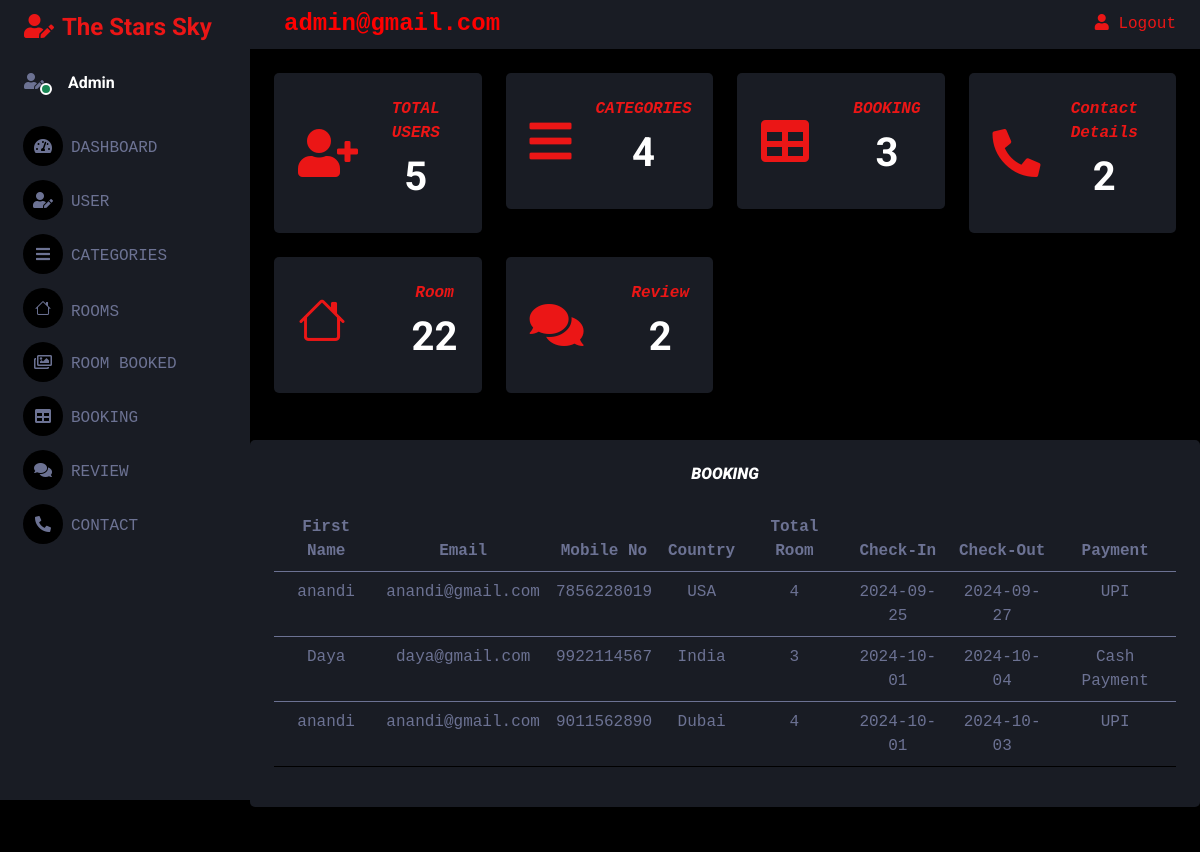
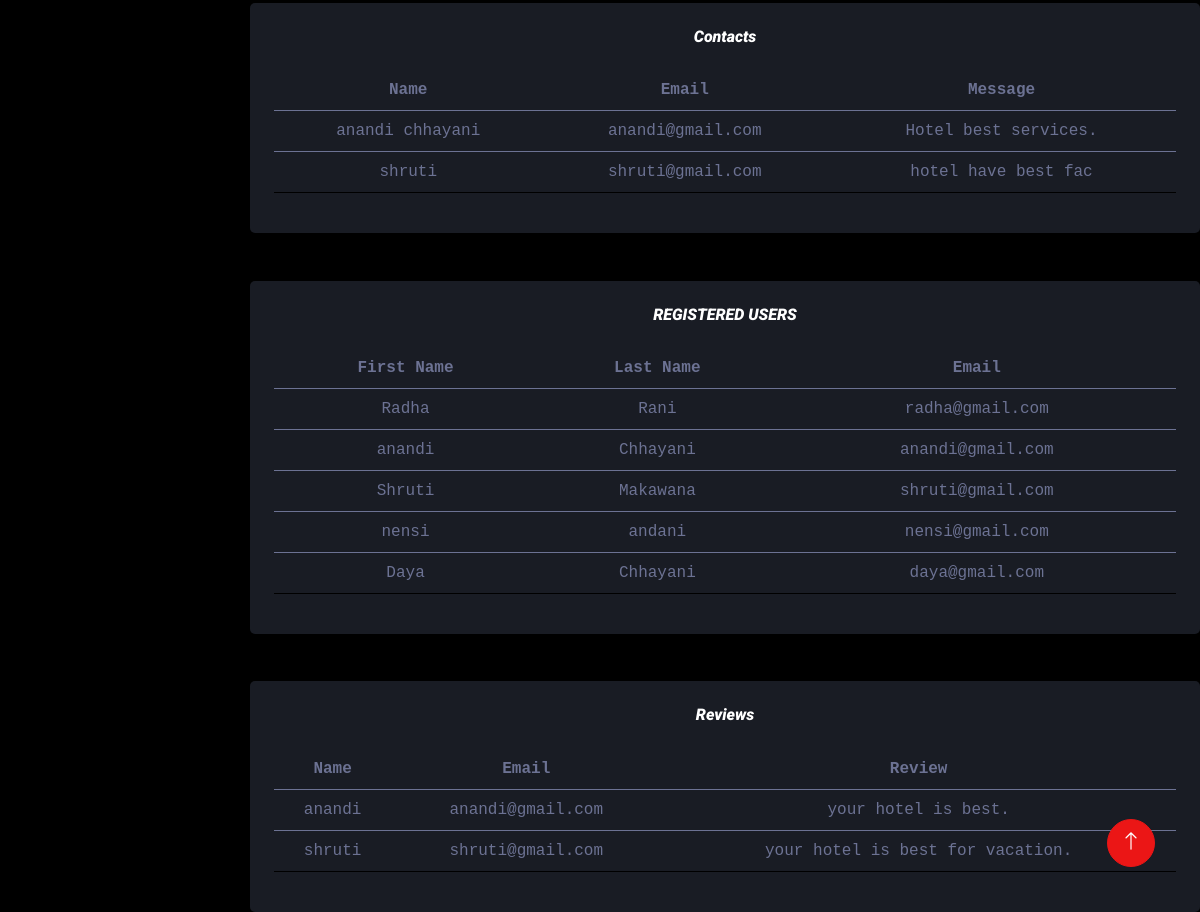
The app's page /admin/index.php with its own data (2 pictures, top to bottom).
### tables this page shows
CREATE TABLE `booking` (
  `id` int(200) NOT NULL,
  `firstname` text NOT NULL,
  `email` varchar(255) NOT NULL,
  `mobileno` varchar(255) NOT NULL,
  `country` text NOT NULL,
  `total_room` int(150) NOT NULL,
  `checkin` date NOT NULL,
  `checkout` date NOT NULL,
  `total_price` int(200) NOT NULL,
  `payment` varchar(200) NOT NULL
);

CREATE TABLE `contact` (
  `id` int(11) NOT NULL,
  `name` text NOT NULL,
  `email` varchar(20) NOT NULL,
  `message` varchar(20) NOT NULL
);

CREATE TABLE `registration` (
  `id` int(100) NOT NULL,
  `firstname` text NOT NULL,
  `lastname` text NOT NULL,
  `email` varchar(50) NOT NULL,
  `password` varchar(30) NOT NULL
);

CREATE TABLE `review` (
  `id` int(100) NOT NULL,
  `name` varchar(100) NOT NULL,
  `email` varchar(100) NOT NULL,
  `review` varchar(100) NOT NULL,
  `date` timestamp NOT NULL DEFAULT current_timestamp() ON UPDATE current_timestamp()
);

### admin/index.php (the view, shortened to what this page needs)
<?php
include 'header.php';
include 'connection.php';
include 'sidebar.php';
include 'navigation.php';
?>
<body style="font-family: courier new">
   <div class="container-fluid pt-4 px-4">
      <div class="row g-4" style="text-align: center">
         <div class="col-sm-6 col-xl-3">
            <a href="registered.php">
               <div class="bg-secondary rounded d-flex align-items-center justify-content-between p-4">
                  <i class="fa fa-user-plus fa-3x text-primary"></i>
                  <div class="ms-3">
                     <p class="mb-2"><b><i>TOTAL USERS</i></b></p>
                     <?php
                     $sql = "SELECT * FROM registration";
                     if ($result = mysqli_query($con, $sql)) {
                        $rowcount = mysqli_num_rows($result);
                        echo '<h1>' . $rowcount . '</h1>';
                     }
                     ?>
                  </div>
               </div>
            </a>
         </div>
         <div class="col-sm-6 col-xl-3">
            <a href="category.php">
               <div class="bg-secondary rounded d-flex align-items-center justify-content-between p-4">
                  <i class="fa fa-bars me-2 fa-3x text-primary "></i>
                  <div class="ms-3">
                     <p class="mb-2"><b><i>CATEGORIES</i></b></p>
                     <?php
                     $sql = "SELECT * FROM categories";
                     if ($result = mysqli_query($con, $sql)) {
                        $rowcount = mysqli_num_rows($result);
                        echo '<h1>' . $rowcount . '</h1>';
                     }
                     ?>
                  </div>
               </div>
            </a>
         </div>
         <div class="col-sm-6 col-xl-3">
            <a href="booking.php">
               <div class="bg-secondary rounded d-flex align-items-center justify-content-between p-4">
                  <i class="fa fa-table fa-3x text-primary"></i>
                  <div class="ms-3">
                     <p class="mb-2"><b><i>BOOKING</i></b></p>
                     <?php
                     $sql = "SELECT * FROM booking";
                     if ($result = mysqli_query($con, $sql)) {
                        $rowcount = mysqli_num_rows($result);
                        echo '<h1>' . $rowcount . '</h1>';
                     }
                     ?>
                  </div>
               </div>
            </a>
         </div>
         <div class="col-sm-6 col-xl-3">
            <a href="contact.php">
               <div class="bg-secondary rounded d-flex align-items-center justify-content-between p-4">
                  <i class="fa fa-phone-alt me-2l fa-3x text-primary "></i>
                  <div class="ms-3">
                     <p class="mb-2"><b><i>Contact Details</i></b></p>
                     <?php
                     $sql = "SELECT * FROM contact";
                     if ($result = mysqli_query($con, $sql)) {
                        $rowcount = mysqli_num_rows($result);
                        echo '<h1>' . $rowcount . '</h1>';
                     }
                     ?>
                  </div>
               </div>
            </a>
         </div>
         <div class="col-sm-6 col-xl-3">
            <a href="room.php">
               <div class="bg-secondary rounded d-flex align-items-center justify-content-between p-4">
                  <i class="bi bi-house  fa-3x text-primary "></i>
                  <div class="ms-3">
                     <p class="mb-2"><b><i>Room</i></b></p>
                     <?php
                     $sql = "SELECT * FROM room";
                     if ($result = mysqli_query($con, $sql)) {
                        $rowcount = mysqli_num_rows($result);
                        echo '<h1>' . $rowcount . '</h1>';
                     }
                     ?>
                  </div>
               </div>
            </a>
         </div>
         <div class="col-sm-6 col-xl-3">
            <a href="review.php">
               <div class="bg-secondary rounded d-flex align-items-center justify-content-between p-4">
                  <i class="fa fa-comments fa-3x text-primary"></i>
                  <div class="ms-3">
                     <p class="mb-2"><b><i>Review</i></b></p>
                      <?php
                     $sql = "SELECT * FROM review";
                     if ($result = mysqli_query($con, $sql)) {
                        $rowcount = mysqli_num_rows($result);
                        echo '<h1>' . $rowcount . '</h1>';
                     }
                     ?>
                  </div>
               </div>
            </a>
         </div>
         <div class="col-sm-6 col-xl-3">
         </div>
      </div>
   </div>
   <div class="col-sm-12 col-xl-12" style="margin-top: 5%">
      <div class="bg-secondary rounded h-100 p-4">
         <h6 class="mb-4" style="text-align: center;"><b><i>BOOKING</i> </b></h6>
         <table class="table table-hover" style="text-align: center;">
            <thead>
               <tr>
                  <th scope="col">First Name</th>
                  <th scope="col">Email</th>
                  <th scope="col">Mobile No</th>
                  <th scope="col">Country</th>
                  <th scope="col">Total Room</th>
                  <th scope="col">Check-In </th>
                  <th scope="col">Check-Out</th>
                  <th scope="col">Payment</th>
               </tr>
            </thead>
            <?php
            $query_select = "SELECT *from booking";
            $query_run = mysqli_query($con, $query_select);
            if (mysqli_num_rows($query_run) > 0) {
               foreach ($query_run as $row) {
            ?>
                  <tbody style="padding:left=100px;">
                     <tr>
                        <td><?php echo $row['firstname']; ?></td>
                        <td><?php echo $row['email']; ?></td>
                        <td><?php echo $row['mobileno']; ?></td>
                        <td><?php echo $row['country']; ?></td>
                        <td><?php echo $row['total_room']; ?></td>
                        <td><?php echo $row['checkin']; ?></td>
                        <td><?php echo $row['checkout']; ?></td>
                        <td><?php echo $row['payment']; ?></td>
                     </tr>
               <?php
               }
            }
               ?>
         </table>
      </div>
   </div>
   <div class="col-sm-12 col-xl-12" style="margin-top: 5%">
      <div class="bg-secondary rounded h-100 p-4">
         <h6 class="mb-4" style="text-align: center"><b><i>Contacts</i></b> </h6>
         <table class="table table-hover" style="text-align: center;">
            <thead>
               <tr>
                  <th scope="col">Name</th>
                  <th scope="col">Email</th>
                  <th scope="col">Message</th>
               </tr>
            </thead>
            <?php
            $query_select = "SELECT *from contact";
            $query_run = mysqli_query($con, $query_select);
            if (mysqli_num_rows($query_run) > 0) {
               foreach ($query_run as $row) {
            ?>
                  <tbody style="padding:left=100px;">
                     <tr>
                        <td><?php echo $row['name']; ?></td>
                        <td><?php echo $row['email']; ?></td>
                        <td><?php echo $row['message']; ?></td>
                     </tr>
               <?php
               }
            }
               ?>
         </table>
      </div>
      <div class="col-sm-12 col-xl-12" style="margin-top: 5%">
         <div class="bg-secondary rounded h-100 p-4">
            <h6 class="mb-4" style="text-align: center"><b><i>REGISTERED USERS</i></b></h6>
            <table class="table table-hover" style="text-align: center;">
               <thead>
                  <tr>
                     <th scope="col">First Name</th>
                     <th scope="col">Last Name</th>
                     <th scope="col">Email</th>
                  </tr>
               </thead>
               <?php
               $query_select = "SELECT *from registration";
               $query_run = mysqli_query($con, $query_select);
               if (mysqli_num_rows($query_run) > 0) {
                  foreach ($query_run as $row) {
               ?>
                     <tbody style="padding:left=100px;">
                        <tr>
                           <td><?php echo $row['firstname']; ?></td>
                           <td><?php echo $row['lastname']; ?></td>
                           <td><?php echo $row['email']; ?></td>
                        </tr>
                  <?php
                  }
               }
                  ?>
                     </tbody>
            </table>
         </div>
      </div>
   <div class="col-sm-12 col-xl-12" style="margin-top: 5%">
      <div class="bg-secondary rounded h-100 p-4">
         <h6 class="mb-4" style="text-align: center"><b><i>Reviews</i></b> </h6>
         <table class="table table-hover" style="text-align: center;">
            <thead>
               <tr>
                  <th scope="col">Name</th>
                  <th scope="col">Email</th>
                  <th scope="col">Review</th>
               </tr>
            </thead>
            <?php
            $query_select = "SELECT *from review";
            $query_run = mysqli_query($con, $query_select);
            if (mysqli_num_rows($query_run) > 0) {
               foreach ($query_run as $row) {
            ?>
                  <tbody style="padding:left=100px;">
                     <tr>
                        <td><?php echo $row['name']; ?></td>
                        <td><?php echo $row['email']; ?></td>
                        <td><?php echo $row['review']; ?></td>
                     </tr>
               <?php
               }
            }
               ?>
         </table>
      </div>
      <?php
      include 'footer.php';
      include 'javascript.php';
      ?>

### admin/css/style.css (style rules this page uses)
:root { --primary: #EB1616; --secondary: #191C24; --light: #6C7293; --dark: #000000; }

### records on screen
booking: firstname "anandi", email "anandi@gmail.com", mobileno "7856228019", country "USA", total_room "4", checkin "2024-09-25", checkout "2024-09-27", payment "UPI"
booking: firstname "Daya", email "daya@gmail.com", mobileno "9922114567", country "India", total_room "3", checkin "2024-10-01", checkout "2024-10-04", payment "Cash Payment"
booking: firstname "anandi", email "anandi@gmail.com", mobileno "9011562890", country "Dubai", total_room "4", checkin "2024-10-01", checkout "2024-10-03", payment "UPI"
contact: name "anandi chhayani", email "anandi@gmail.com", message "Hotel best services."
contact: name "shruti", email "shruti@gmail.com", message "hotel have best fac"
registration: firstname "Radha", lastname "Rani", email "radha@gmail.com"
registration: firstname "anandi", lastname "Chhayani", email "anandi@gmail.com"
registration: firstname "Shruti", lastname "Makawana", email "shruti@gmail.com"
registration: firstname "nensi", lastname "andani", email "nensi@gmail.com"
registration: firstname "Daya", lastname "Chhayani", email "daya@gmail.com"
review: name "anandi", email "anandi@gmail.com", review "your hotel is best."
review: name "shruti", email "shruti@gmail.com", review "your hotel is best for vacation."

### other values on screen
$rowcount "5"
$rowcount "4"
$rowcount "3"
$rowcount "2"
$rowcount "22"
